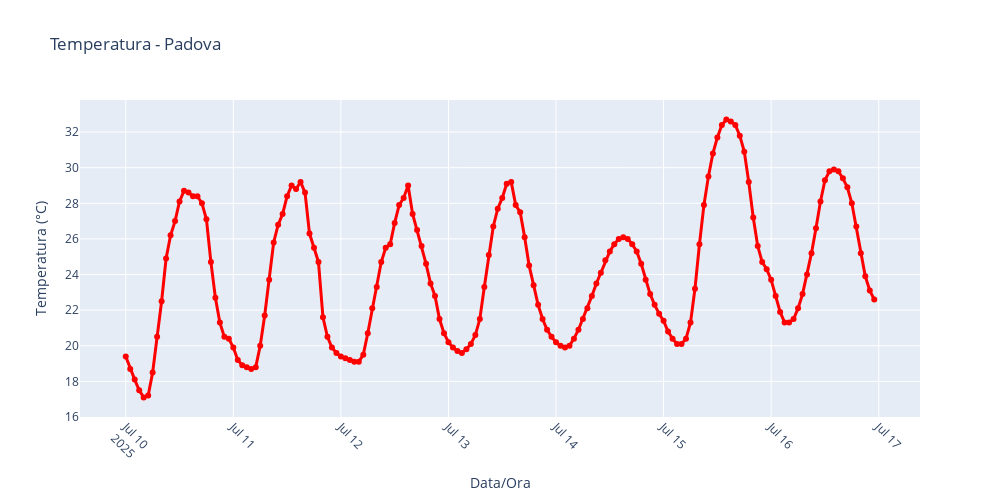
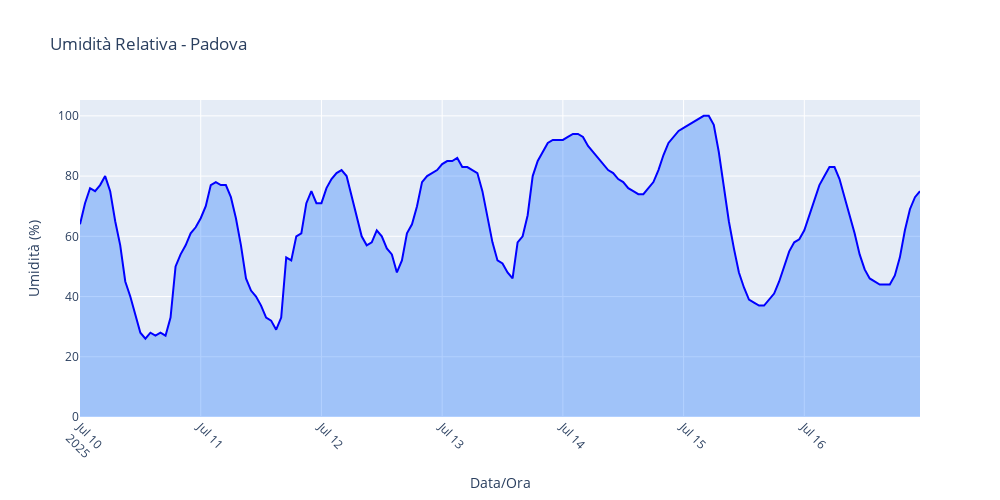
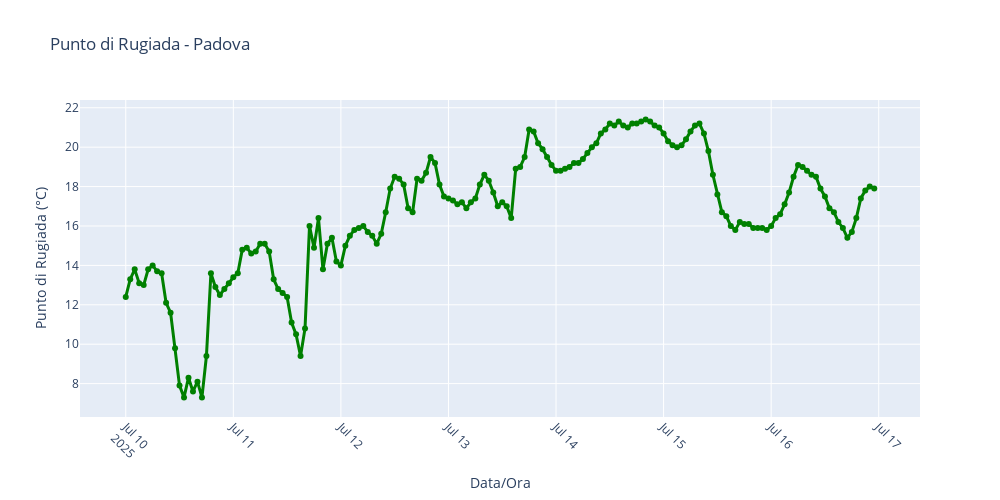
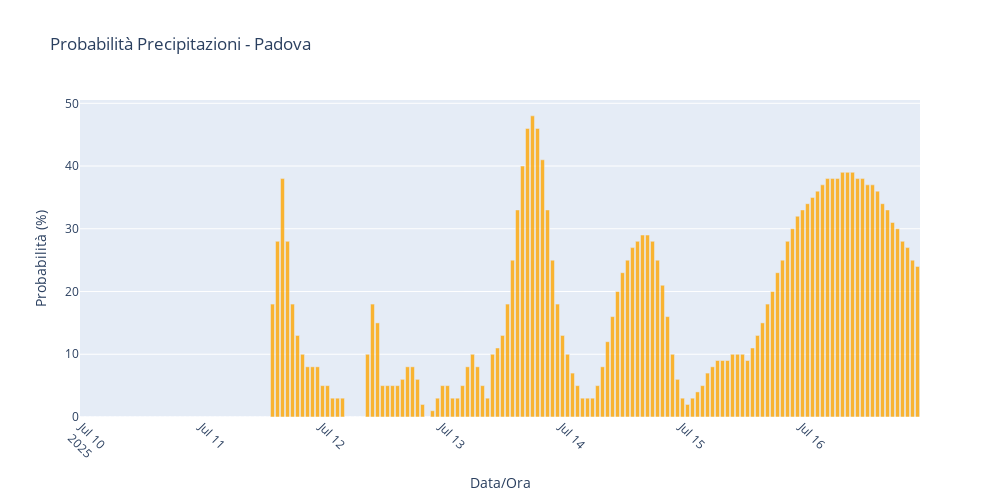

The cell these charts' notebook holds for them, in order:
### Code cell
show_all_weather_plots(df, 'Padova')

### Figure 1 — Plotly figure (JSON) as saved in the notebook; plotly's stock layout.template omitted (floating-point values rounded to 4 significant figures; data arrays with more than 128 entries replaced by an {"elided": "..."} marker saying what was removed)
{"data": [{"line": {"color": "red", "width": 3}, "marker": {"color": "red", "size": 6}, "mode": "lines+markers", "name": "Temperatura", "type": "scatter", "x": {"elided": "168 str values"}, "y": {"elided": "168 float values"}}], "layout": {"font": {"size": 12}, "height": 500, "title": {"text": "Temperatura - Padova"}, "width": 1000, "xaxis": {"tickangle": 45, "title": {"text": "Data/Ora"}}, "yaxis": {"title": {"text": "Temperatura (°C)"}}}}

### Figure 2 — Plotly figure (JSON) as saved in the notebook; plotly's stock layout.template omitted (floating-point values rounded to 4 significant figures; data arrays with more than 128 entries replaced by an {"elided": "..."} marker saying what was removed)
{"data": [{"fill": "tonexty", "fillcolor": "rgba(0,100,255,0.3)", "line": {"color": "blue", "width": 2}, "mode": "lines", "name": "Umidità", "type": "scatter", "x": {"elided": "168 str values"}, "y": {"elided": "168 int values"}}], "layout": {"font": {"size": 12}, "height": 500, "title": {"text": "Umidità Relativa - Padova"}, "width": 1000, "xaxis": {"tickangle": 45, "title": {"text": "Data/Ora"}}, "yaxis": {"title": {"text": "Umidità (%)"}}}}

### Figure 3 — Plotly figure (JSON) as saved in the notebook; plotly's stock layout.template omitted (floating-point values rounded to 4 significant figures; data arrays with more than 128 entries replaced by an {"elided": "..."} marker saying what was removed)
{"data": [{"line": {"color": "green", "width": 3}, "marker": {"color": "green", "size": 6}, "mode": "lines+markers", "name": "Punto di Rugiada", "type": "scatter", "x": {"elided": "168 str values"}, "y": {"elided": "168 float values"}}], "layout": {"font": {"size": 12}, "height": 500, "title": {"text": "Punto di Rugiada - Padova"}, "width": 1000, "xaxis": {"tickangle": 45, "title": {"text": "Data/Ora"}}, "yaxis": {"title": {"text": "Punto di Rugiada (°C)"}}}}

### Figure 4 — Plotly figure (JSON) as saved in the notebook; plotly's stock layout.template omitted (floating-point values rounded to 4 significant figures; data arrays with more than 128 entries replaced by an {"elided": "..."} marker saying what was removed)
{"data": [{"marker": {"color": "orange"}, "name": "Probabilità Precipitazioni", "opacity": 0.8, "type": "bar", "x": {"elided": "168 str values"}, "y": {"elided": "168 int values"}}], "layout": {"font": {"size": 12}, "height": 500, "title": {"text": "Probabilità Precipitazioni - Padova"}, "width": 1000, "xaxis": {"tickangle": 45, "title": {"text": "Data/Ora"}}, "yaxis": {"title": {"text": "Probabilità (%)"}}}}
